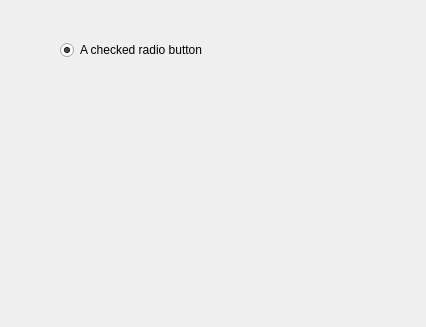
<ui version="4.0" >
 <author></author>
 <comment></comment>
 <exportmacro></exportmacro>
 <class>Form</class>
 <widget class="QWidget" name="Form" >
  <property name="geometry" >
   <rect>
    <x>0</x>
    <y>0</y>
    <width>426</width>
    <height>327</height>
   </rect>
  </property>
  <property name="windowTitle" >
   <string>Form</string>
  </property>
  <widget class="QRadioButton" name="radioButton" >
   <property name="geometry" >
    <rect>
     <x>60</x>
     <y>40</y>
     <width>221</width>
     <height>20</height>
    </rect>
   </property>
   <property name="text" >
    <string>A checked radio button</string>
   </property>
   <property name="checked" >
    <bool>true</bool>
   </property>
  </widget>
 </widget>
 <pixmapfunction></pixmapfunction>
 <resources/>
 <connections/>
</ui>
